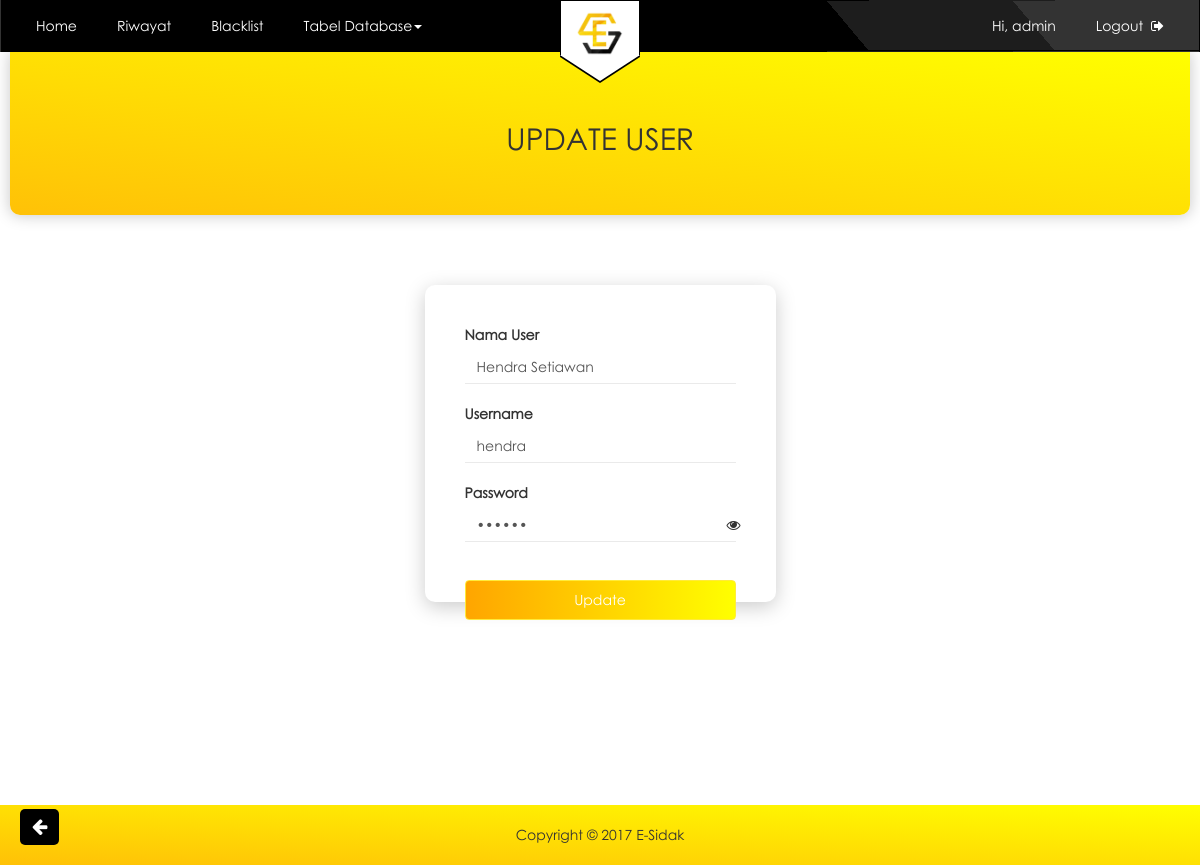
Screenshot of /admin/update_user.php?id=2 (signed in) with the database file from the repository.
### tables this page shows
CREATE TABLE `user` (
  `id_user` int(12) NOT NULL,
  `nama` varchar(30) NOT NULL,
  `username` varchar(18) NOT NULL,
  `pass` varchar(225) NOT NULL,
  `level` varchar(7) NOT NULL
);

### admin/update_user.php (the view, shortened to what this page needs)
<!DOCTYPE html>
<?php
include "../config/koneksi.php";
if(@$_SESSION['admin'] || @$_SESSION['guru']|| @$_SESSION['osis']) {
?>
<?php
if(@$_SESSION['admin']) {
  $userlogin = @$_SESSION['admin'];
 } else if(@$_SESSION['guru']) {
  $userlogin = @$_SESSION['guru'];
 }else{
  $userlogin = @$_SESSION['osis'];
 }
 $sql = mysqli_query($con,"select * from user where username = '$userlogin'") or die (mysql_error());
 $data = mysqli_fetch_array($sql);
?>
<html>
    <head>
        <link rel="stylesheet" type="text/css" href="../css/bootstrap.min.css">
        <link rel="stylesheet" type="text/css" href="https://cdnjs.cloudflare.com/ajax/libs/font-awesome/4.7.0/css/font-awesome.min.css">
        <link rel="stylesheet" type="text/css" href="../css/style.css">
        <link rel="stylesheet" type="text/css" href="../css/admin.css">
    </head>
    <body>
<nav class="navbar navbar-default navbar-custom">
      <div class="navbar-header">
        <a class="navbar-brand" href="admin_home.php"><img src="../img/esidak2.png" alt=""></a>
      </div>
      <div class="navbar-collapse collapse">
        <ul class="nav navbar-nav navbar-left">
          <li><a href="admin_home.php">Home</a></li>
          <li><a href="riwayat_admin.php">Riwayat</a></li>
          <li><a href="blacklist_admin.php">Blacklist</a></li>
          <li class="dropdown">
            <a href="#" class="dropdown-toggle" data-toggle="dropdown" role="button" aria-haspopup="true" aria-expanded="false">Tabel Database<span class="caret"></span></a>
          </li>
        </ul>
        <ul class="nav navbar-nav navbar-right">
          <li><a href="#u">Hi, <?php echo $data['username']; ?></a></li>
          <li><a href="../config/logout.php">Logout &nbsp;<i class="fa fa-sign-out"></i></a></li>
        </ul>
      </div>
    </nav>
    <div class="container-fluid">
         <div class="jumbotron-list">
           <h2 class="text-center">UPDATE USER</h2>
       </div>
     </div>
 <?php
  include ("../config/koneksi.php");
  $id=$_GET['id'];
  $query=mysqli_query($con,"SELECT * FROM user where id_user='$id'");
  while($row=mysqli_fetch_array($query)){
  ?>
    <div class="container-fluid">
      <div class="col-md-12">
        <div class="form-content tambah user">
          <form action="../config/update_user.php?id=<?php echo $row['id_user'];?>" method="post">
              <div class="form-group">
                <label>Nama User</label>
                <input type="text" class="form-control" name="nama" value="<?php echo $row['nama'];?>">
              </div>
              <div class="form-group">
                <label>Username</label>
                <input type="text" class="form-control" name="username" value="<?php echo $row['username'];?>">
              </div>
              <div class="form-group">
                <label>Password</label>
                <input type="password" class="form-control password" name="pass" value="<?php echo $row['pass'];?>"><label id="showHide"><i id="icon" class="fa fa-eye"></i></label>
              </div>
              <button type="submit" class="btn">Update</button>
          </form>
        </div>
        <a href="user_admin.php" class="btn-back"><i class="fa fa-arrow-left"></i></a>
      </div>
    </div>
    <footer>
      <p>Copyright &copy; 2017 E-Sidak</p>
    </footer>
  </body>
</html>
<?php
}
?>
<?php
}
?>

### css/style.css (style rules this page uses)
html,body { font-family: century_gothic; }
.container-fluid { margin: 0; padding: 0 }
.form-content .form-group label#showHide { margin-right: 0; display: inherit; }
.form-content { min-height: 400px; margin: -165px auto; }
.form-content form { position: relative; background: #fff; padding: 40px 40px 0; margin: 0 auto; width: 30%; border-radius: 10px; box-shadow: 0px 5px 20px 0px #ccc; }
.form-content input.form-control { border-radius: 0; border: 0; border-bottom: 1px solid #eaeaea; box-shadow: rgba(0, 0, 0, 0.075) 0px 0px 0px inset; background-color: transparent; }
.form-content .form-group i.fa-eye, .form-content .form-group i.fa-eye-slash { position: absolute; bottom: 70px; right: 40px; }
.form-content .form-group { margin-bottom: 20px; }
.form-content button.btn { background: linear-gradient(to right, orange, yellow); position: relative; color: #fff; bottom: -20px; width: 100%; height: 40px; border: 1px solid #FFEB3B; }
.navbar-custom { background: linear-gradient(50deg , #000 70%,#1d1d1d 0, #1d1d1d 85%, #333333 20%); border-radius: 0; border-color: transparent; margin-bottom: 0; }
.navbar-custom .navbar-nav li a, .navbar-custom-user .navbar-nav li a, .navbar-custom-user .navbar-nav li span { color: #fff; border-radius: 4px; display: block; margin: 10px 5px; padding: 5px 15px; }
.navbar-brand img { border: 1px solid black; background: #fff; margin: 0 auto; width: 80px; padding: 10px 15px 0px; border-top: 0; }
.navbar-brand { padding: 0; width: 100%; position: absolute; border-bottom: 1px solid #000; }
.navbar-default .navbar-collapse { border: 0; }
.navbar-brand::after { content:''; position:relative; top: -1.4px; border-style:solid; border-width: 26px 40px 0; border-color: #fff transparent; width:0; display:block; margin:0 auto; }
.navbar-brand::before { content:''; position:absolute; left:50%; top: 141%; border-style:solid; border-width: 26px 40px 0; border-color: #000 transparent; width:0; transform:translate(-50%, -50%); }
.navbar-right { margin-right: 0px; }
.form-group label { margin-right: 10px; }
.jumbotron-list { background: linear-gradient(to top right, #FFC107,yellow); margin-bottom: 50px; padding: 50px 15px; margin: 0 10px 30px; border-radius: 0 0 10px 10px; box-shadow: 0px 0px 15px 1px #ccc; }
footer { background: linear-gradient(to top right, #FFC107,yellow); padding: 20px; margin-top: 80px; text-align: center; }
footer p { margin: 0; }

### css/admin.css (style rules this page uses)
.form-content.tambah { margin: 40px 0; }
.form-content.tambah button.btn { bottom: -18px; }
.form-content.tambah i.fa-eye, .form-content.tambah i.fa-eye-slash { bottom: 150px; right: 35px; }
.form-content.tambah.user i.fa-eye, .form-content.tambah.user i.fa-eye-slash { bottom: 70px; right: 35px; }
.btn-back { position: fixed; left: 20px; bottom: 20px; background: #000; border: 0; color: #fff; padding: 5px 12px; font-size: 18px; border-radius: 5px; }

### rows the page displays
user: username "admin"
user: nama "Hendra Setiawan", username "hendra"
